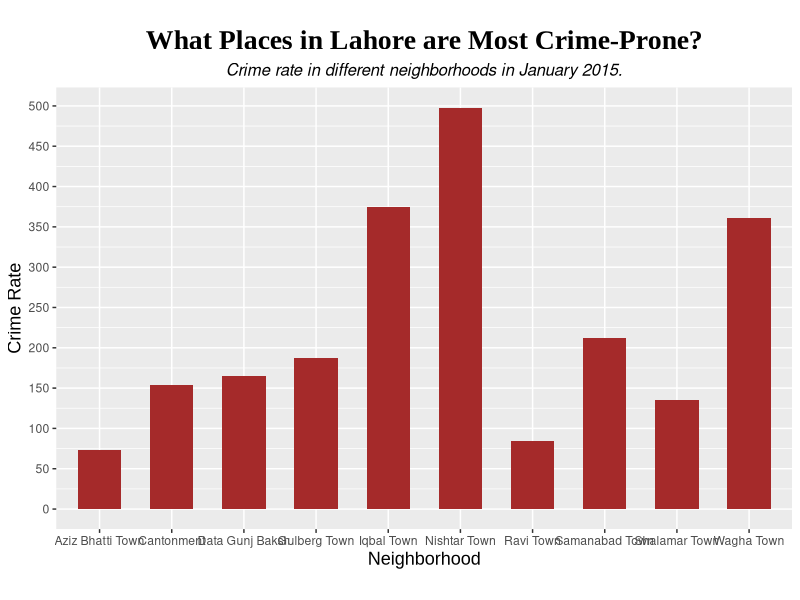
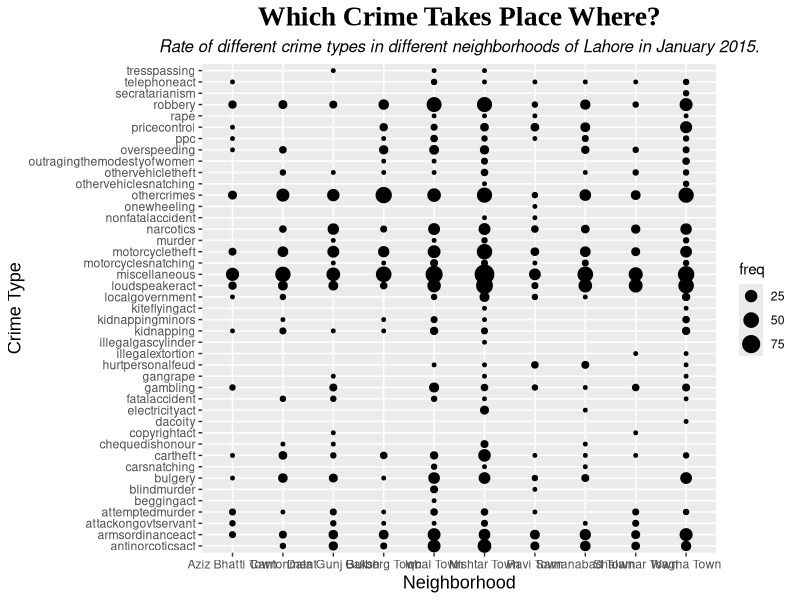
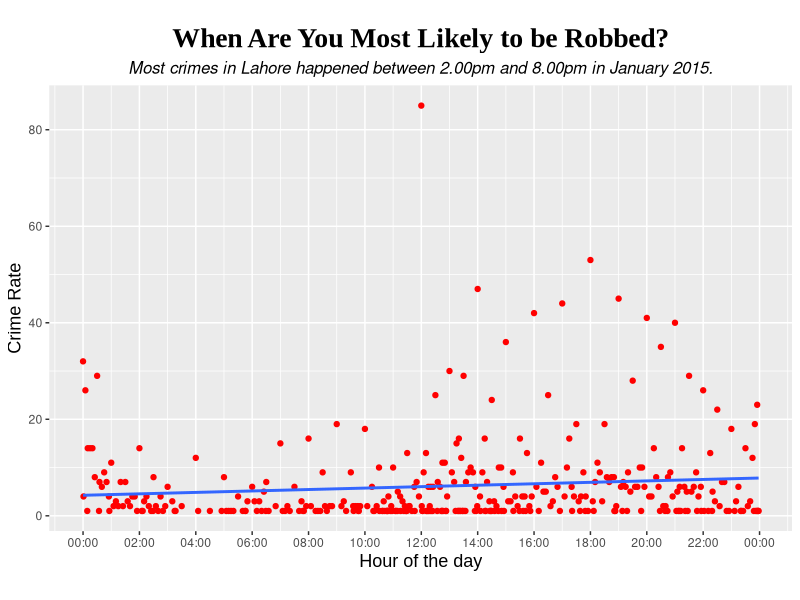
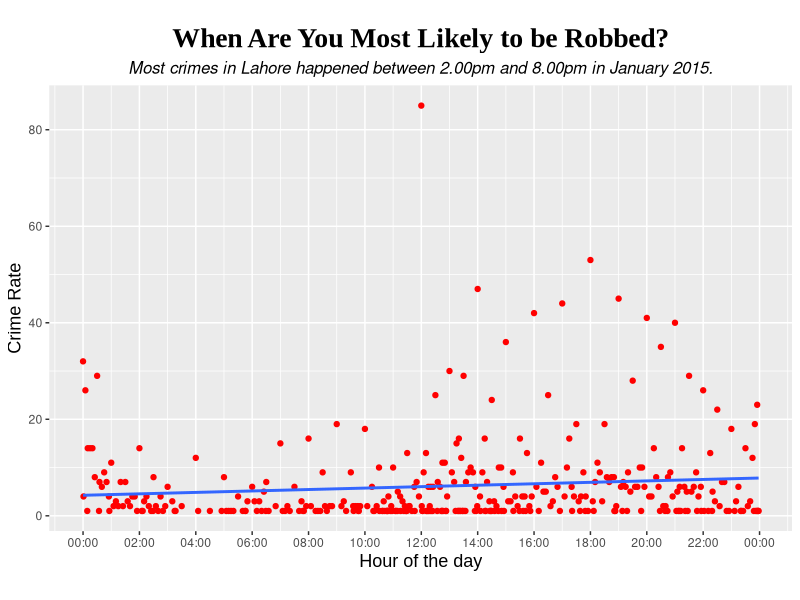

Source code (R) for these figures, in order: (Note: this script raises an error after producing the figures.)
library("dplyr")
library("readr")
library("ggplot2")
library("lubridate")

# reading the data
FIR_2015_data <- read_csv("Data/Full_FIR_Details_2015(1).csv")
FIR_2015_data

class(FIR_2015_data) # a class of tibble
dim(FIR_2015_data) # 2243 rows and 6 columns

# rename a variable name
colnames(FIR_2015_data)[1] <- "Neighborhood"

# Common themes for axes

t_title <- theme(plot.title = element_text(family="Times New Roman", face="bold", size=20, hjust=0.5))
t_axis <- theme(axis.title = element_text(family = "Arial",size=13))
t_subtitle <- theme(plot.subtitle=element_text(size=12, hjust=0.5, face="italic", color="black"))

# Graph 1: plot the count of number of total crimes in different neighborhoods

by_neighborhood <- group_by(FIR_2015_data, Neighborhood, `Crime Type`)
summ_crimes_by_neighborhood <-  summarise(by_neighborhood, freq = n())
summ_crimes_by_neighborhood

ggplot(data=summ_crimes_by_neighborhood, aes(x = Neighborhood, y= freq)) + 
  geom_bar(stat="identity", width=0.6, fill="brown") +
  theme(aspect.ratio = .6) +
  scale_y_continuous(breaks = (seq(0, 500, by = 50))) +
  labs(title = "What Places in Lahore are Most Crime-Prone?", x = "Neighborhood", y = "Crime Rate", subtitle="Crime rate in different neighborhoods in January 2015.") +
  t_title + t_axis + t_subtitle
  

# Graph 2: plot the number of crimes by neighborhoods and crime type

ggplot(data=summ_crimes_by_neighborhood, aes(x = Neighborhood, y = `Crime Type`, size = freq)) + 
  geom_point() +
  labs(title = "Which Crime Takes Place Where?", x = "Neighborhood", y = "Crime Type", subtitle="Rate of different crime types in different neighborhoods of Lahore in January 2015.") +
  t_title + t_axis + t_subtitle


# Graph 3: plot each crime incidence according to its hour

by_time <- group_by(FIR_2015_data, Time) 
summ_times <- summarise(by_time, freq = n())
summ_times

summ_times$Time <- as.POSIXct(summ_times$Time, format="%H%M%S")

ggplot(summ_times, aes(Time, freq)) + geom_point(size=1.5, color="red") + 
  geom_smooth(method = "lm", se = FALSE) +
  theme(aspect.ratio = .6) +
  scale_x_datetime(date_breaks=("2 hour"), date_labels=("%H:%M")) +
  labs(title = "When Are You Most Likely to be Robbed?", x = "Hour of the day", y = "Crime Rate", subtitle="Most crimes in Lahore happened between 2.00pm and 8.00pm in January 2015.") + 
  t_title + t_axis + t_subtitle

ggsave('myplot2.pdf', width = 12, height = 16, device = cairo_pdf, dpi=300)

# Graph 4: heatmap

# change Date type and create a new variable called "Month"
FIR_2015_data$Date <- dmy(FIR_2015_data$Date)
FIR_2015_data$Date
FIR_2015_data$week_day <- wday(FIR_2015_data$Date, label = TRUE)
FIR_2015_data$week_day

#fix the hours (2)
#FIR_2015_data$hour2 <- as.POSIXct(FIR_2015_data$Time, format="%H%M")
#FIR_2015_data$hour2

# Fix the time to hours
#ymd_hms(FIR_2015_data$Time)
FIR_2015_data$hour <- hour(FIR_2015_data$Time)
FIR_2015_data$hour

# summarise the count of crimes according to wday and time
by_wday_crime_count <- FIR_2015_data %>% group_by(week_day, hour2) %>% summarise(freq = n())
by_wday_crime_count

ggplot(by_wday_crime_count, aes(x = hour2, y = week_day, fill = freq)) + 
  geom_tile() +
  #scale_y_continuous(breaks = (seq(0, 7, by = 1))) + 
  scale_x_datetime(date_breaks=("2 hour"), date_labels=("%H:%M")) #+
  #scale_x_continuous(breaks = (seq(0, 24, by = 2)))

